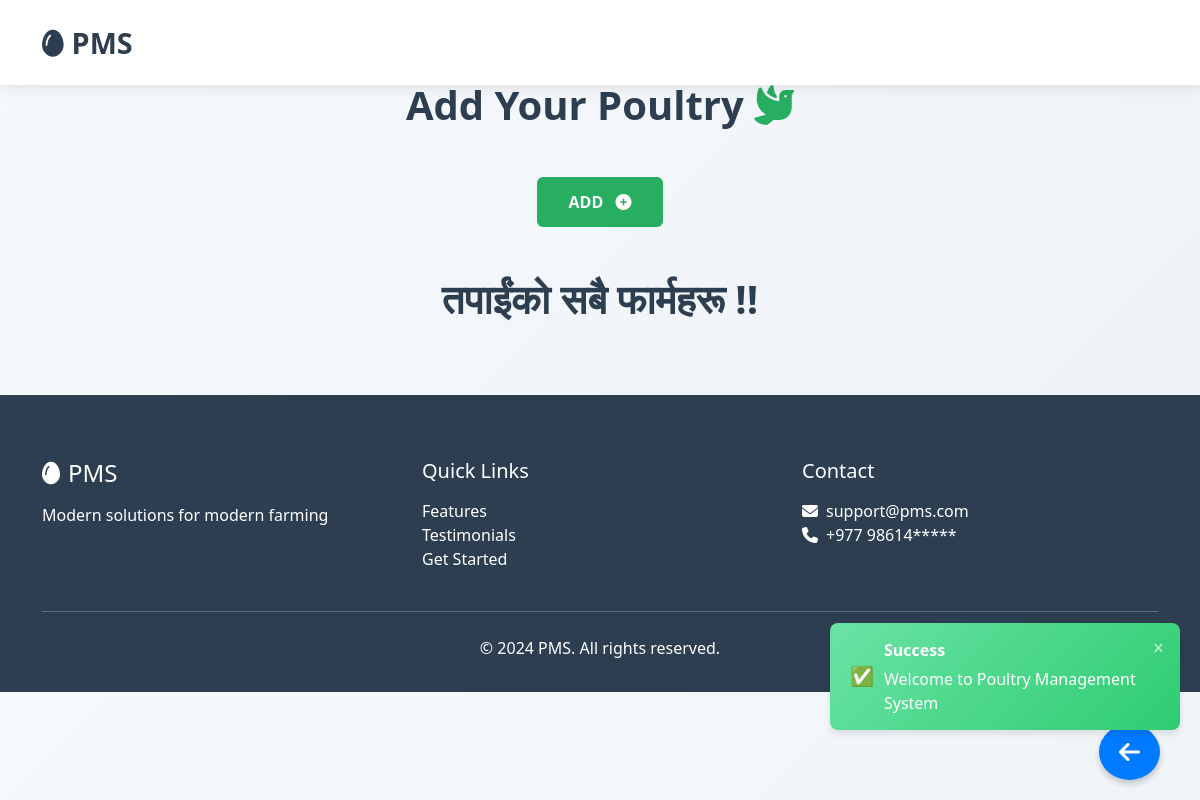
The app's page /userhome/mainpage/21/ (signed in), older data.
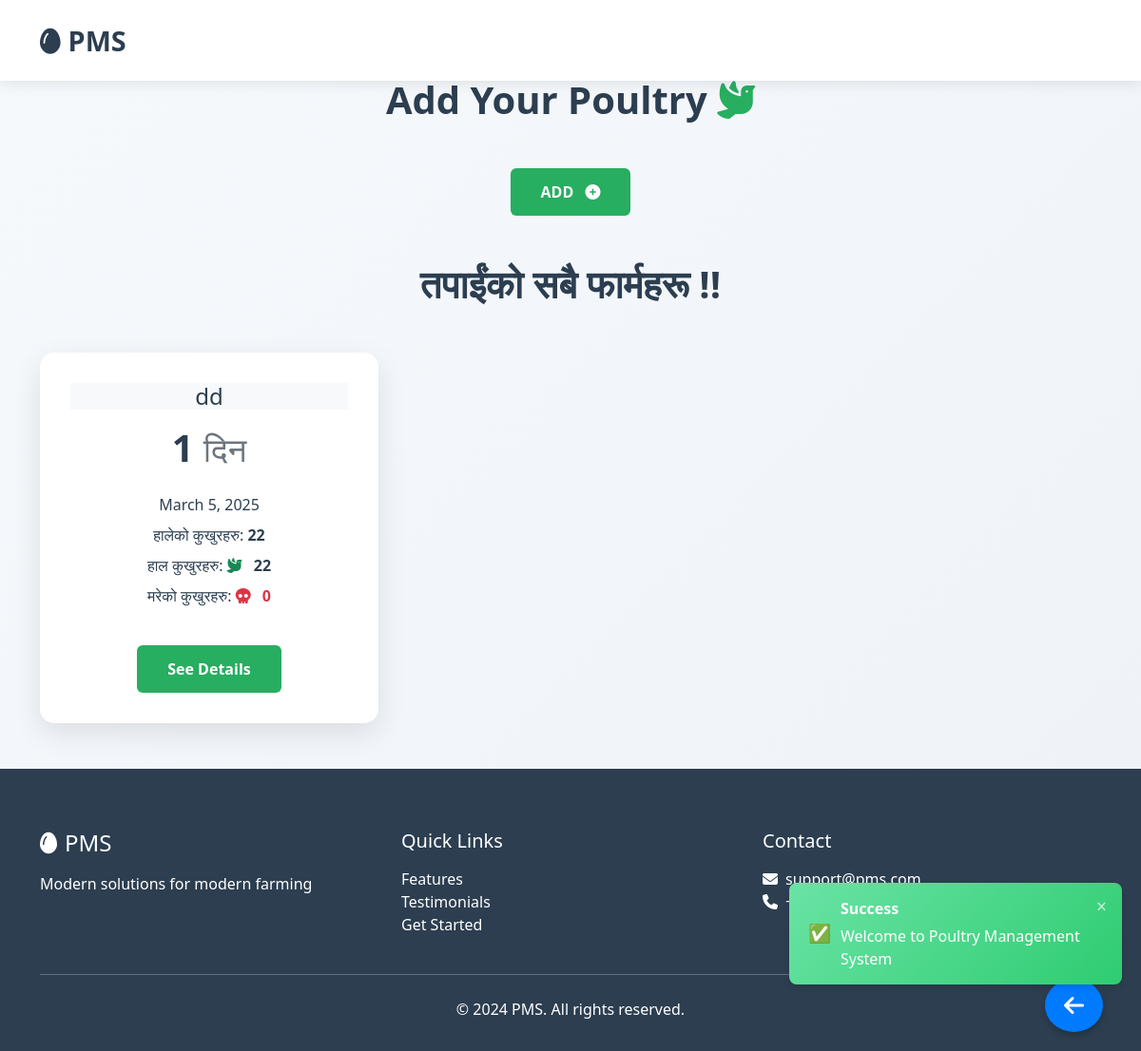
The same page, newer data.
### userhome/models.py (models this page shows, shortened)
class Poultry(models.Model):
    user = models.ForeignKey(User, on_delete=models.CASCADE)
    poultryName = models.CharField(max_length=20, primary_key=True)
    totalChicken = models.IntegerField()
    totalDead = models.IntegerField(default=0)
    startDate = models.DateField(auto_now_add=True)
    @property
    def totalDays(self):
        return ((date.today() - self.startDate)).days+1
    @property
    def totalChickenNow(self):
        return ((self.totalChicken-self.totalDead))

### userhome/views.py (the view)
# urls.py: path('mainpage/<int:user_id>/', views.userHome, name='mainpage'),
@login_required
def userHome(request,user_id):
    messages.success(request, "Welcome to Poultry Management System")
    if not CheckUser(request, user_id):
        return redirect('/')
    user_info = Poultry.objects.filter(user_id=user_id).order_by('-startDate')
    return render(request, 'mainpage.html',{'parms':user_info})

### userhome/service.py (called while the page is built)
def CheckUser(request, user_id):
    if request.user.id != user_id:
        messages.error(request, "You are not authorized to view this page.")
        return False
    return True

### userhome/templates/mainpage.html (shortened to what this page needs)
{% extends 'Base.html' %}
{% block mainContent%}
{%load static%}
<div class="container py-5">
  <div class="row">
      <div class="col-12">
          <h1 class="section-heading text-center mb-5">
              Add Your Poultry
              <i class="fa-solid fa-dove text-accent" style="color: var(--accent-color);"></i>
          </h1>
          <div class="text-center mb-5">
              <button class="btn btn-primary" data-bs-toggle="modal" data-bs-target="#addPoultry">
                  ADD <i class="fa-solid fa-circle-plus ms-2"></i>
              </button>
          </div>
          <h1 class="section-heading text-center mb-5">
              तपाईंको सबै फार्महरू !!
          </h1>
          <div class="row g-4 ">
              {% for parm in parms %}
              <div class="col-md-4 ">
                  <div class="feature-card text-center baseColorText ">
                      <div class="card-header mb-3 bg-light">
                          <h4 class="my-0 font-weight-normal ">{{parm.poultryName}}</h4>
                      </div>
                      <div class="card-body ">
                          <h1 class="mb-4">
                              <span class="stat-number baseColorText">{{parm.totalDays}}</span>
                              <small class="text-muted">दिन</small>
                          </h1>
                          <ul class="list-unstyled mb-4">
                              <li class="mb-2">{{parm.startDate}}</li>
                              <li class="mb-2">
                                  हालेको कुखुरहरु:
                                  <strong>{{parm.totalChicken}}</strong>
                              </li>
                              <li class="mb-2">
                                  हाल कुखुरहरु:
                                  <i class="fa-solid fa-dove text-success me-2"></i>
                                  <strong>{{parm.totalChickenNow}}</strong>
                              </li>
                              <li>
                                  मरेको कुखुरहरु:
                                  <i class="fa-solid fa-skull text-danger me-2"></i>
                                  <strong class="text-danger">{{parm.totalDead}}</strong>
                              </li>
                          </ul>
                          <a href="profile/{{parm.poultryName}}" class="btn btn-primary mt-3">
                              See Details
                          </a>
                      </div>
                  </div>
              </div>
              {% endfor %}
          </div>
      </div>
  </div>
</div>
{%endblock%}

Row changes from the older to the newer data that the page shows:
added Poultry: poultryName "dd", totalDays "1", startDate "March 5, 2025", totalChicken "22", totalChickenNow "22", totalDead "0"
